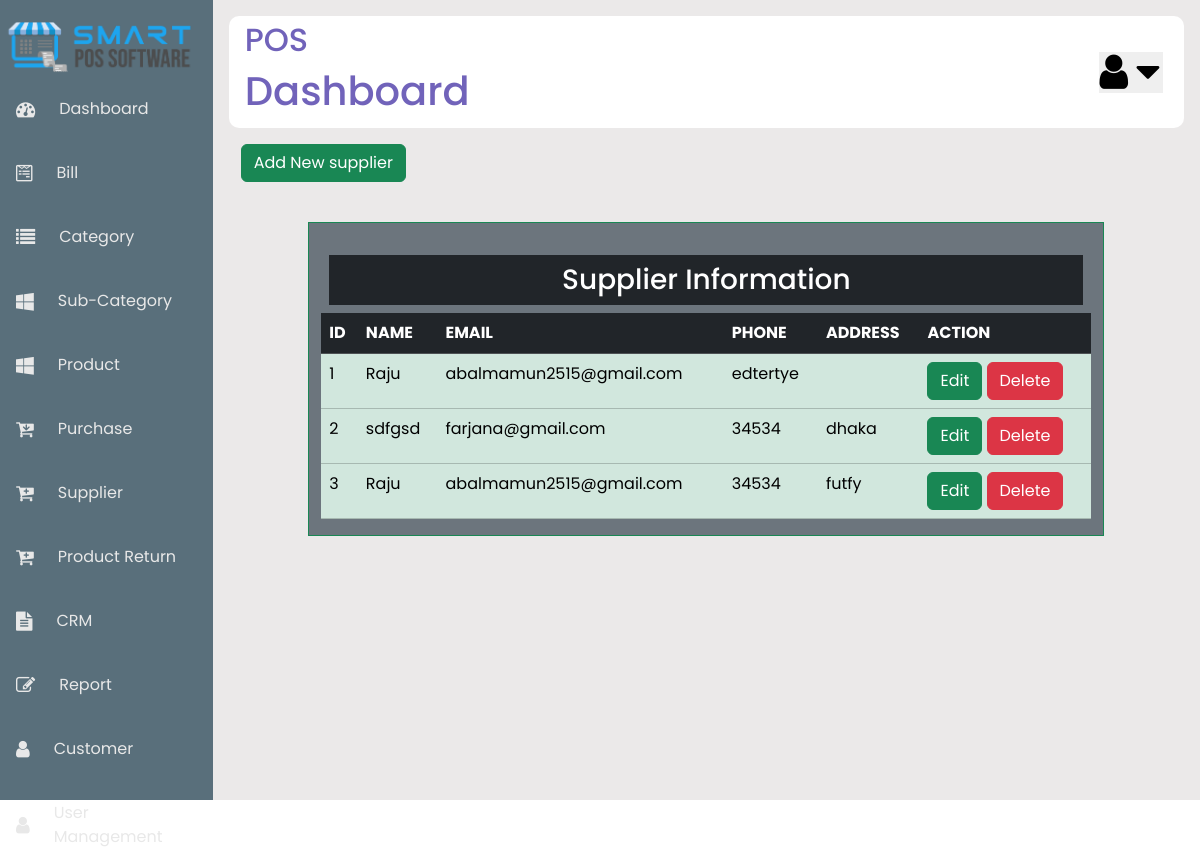
/customer_view.php, run on an earlier commit of the app's database.
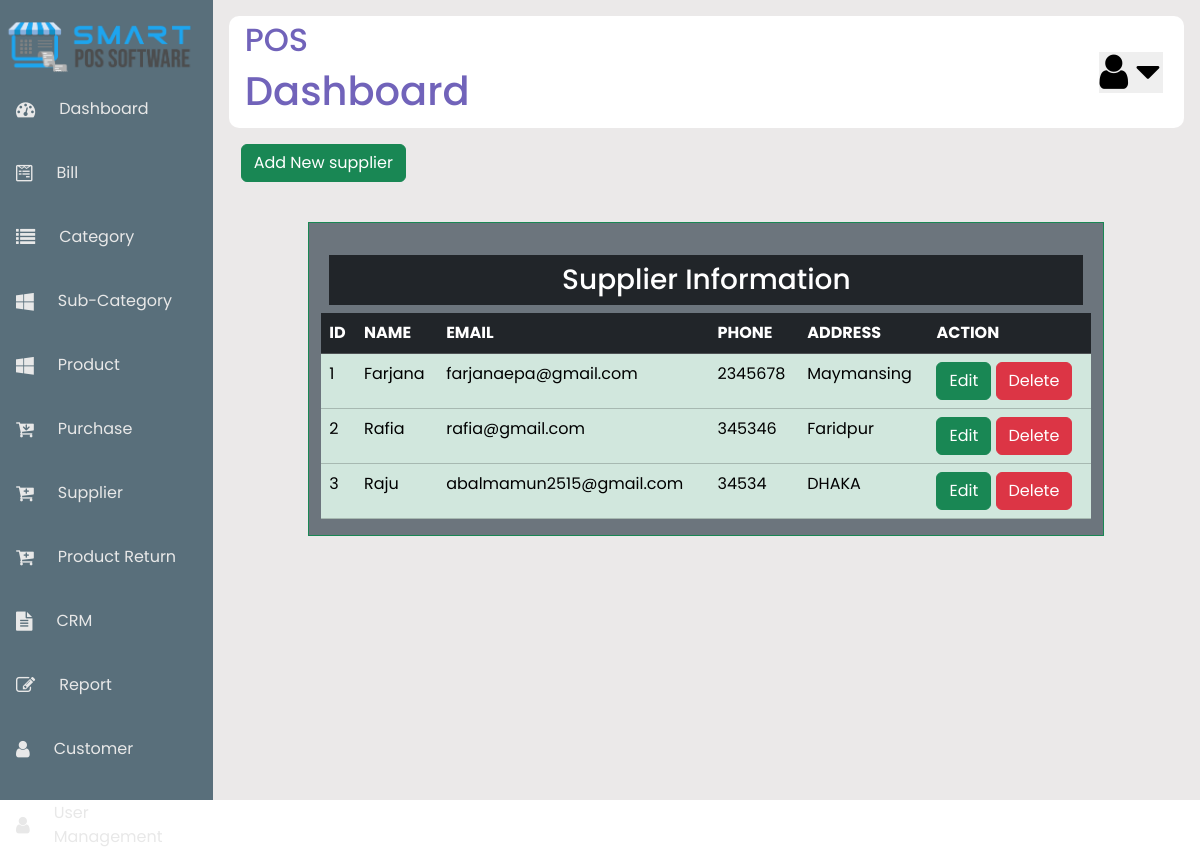
And on a later commit of the database.
### tables this page shows
CREATE TABLE `suppliers` (
  `id` int(10) NOT NULL,
  `name` varchar(120) DEFAULT NULL,
  `email` varchar(100) DEFAULT NULL,
  `phone` varchar(50) DEFAULT NULL,
  `address` varchar(200) DEFAULT NULL
);

### customer_view.php (the view, shortened to what this page needs)
<?php
    include("includes/header.php");
    include("includes/sidebar.php");
    include("includes/nav.php");
?>
<?php
$conn = mysqli_connect('localhost','root','','pos_project');
?>
<head>
<link href="https://cdn.jsdelivr.net/npm/bootstrap@5.3.3/dist/css/bootstrap.min.css" rel="stylesheet">
</head>
   <div class="container">
    <div class="row">
    <p>
    <span class='btn btn-success'><a href='insert_supplier.php' class='text-white text-decoration-none'>Add New supplier</a></span>
    </p>
        <div class="col-sm-1"></div>
        <div class="col-sm-10 pt-4 mt-4 border border-success bg-secondary text-white">
            <h3 class="text-center p-2 m-2 bg-dark text-white">Supplier Information</h3>
            <?php
            $sql = 'SELECT * FROM suppliers';
            $query = mysqli_query($conn, $sql);
            echo "<table class='table table-success'>
             <tr class='table-dark'>
                <th>ID</th>
                <th>NAME</th>
                <th>EMAIL</th>
                <th>PHONE</th>
                <th>ADDRESS</th>
                <th>ACTION</th>
             </tr>";
           while ($data = mysqli_fetch_assoc($query)){
            $id = $data['id'];
            $name = $data['name'];
            $email = $data['email'];
            $phone = $data['phone'];
            $address = $data['address'];
            echo "<tr>
                    <td>$id</td>
                    <td>$name</td>
                    <td>$email</td>
                    <td>$phone</td>
                    <td>$address</td>
                    <td>
                    <span class='btn btn-success'><a href='edit_supplier.php?id=$id' class='text-white text-decoration-none'>Edit</a></span>
                    <span class='btn btn-danger'><a href='view_supplier.php?deleteid=$id' class='text-white text-decoration-none'>Delete</a></span>
                    </td>
                </tr>";
           }
            ?>
        </div>
    </div>
   </div>
   <?php
    include("includes/footer.php");
?>

What changed in the data, as far as the page shows it:
changed suppliers id 1: name "Raju" → "Farjana"; email "abalmamun2515@gmail.com" → "farjanaepa@gmail.com"; phone "edtertye" → "2345678"; address (not shown) → "Maymansing"
changed suppliers id 2: name "sdfgsd" → "Rafia"; email "farjana@gmail.com" → "rafia@gmail.com"; phone "34534" → "345346"; address "dhaka" → "Faridpur"
changed suppliers "Raju": address "futfy" → "DHAKA"
